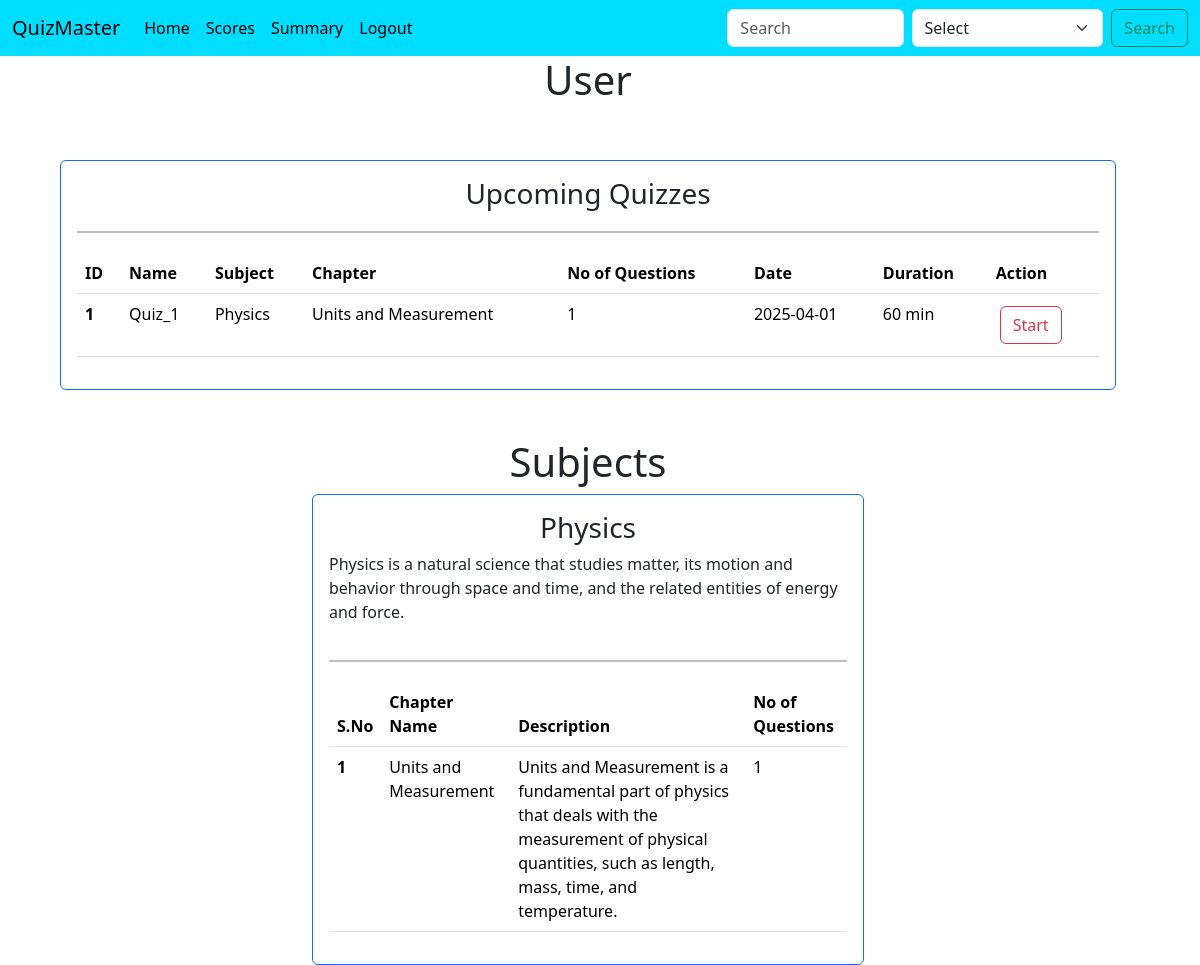
/ (signed in), run on an earlier commit of the app's database.
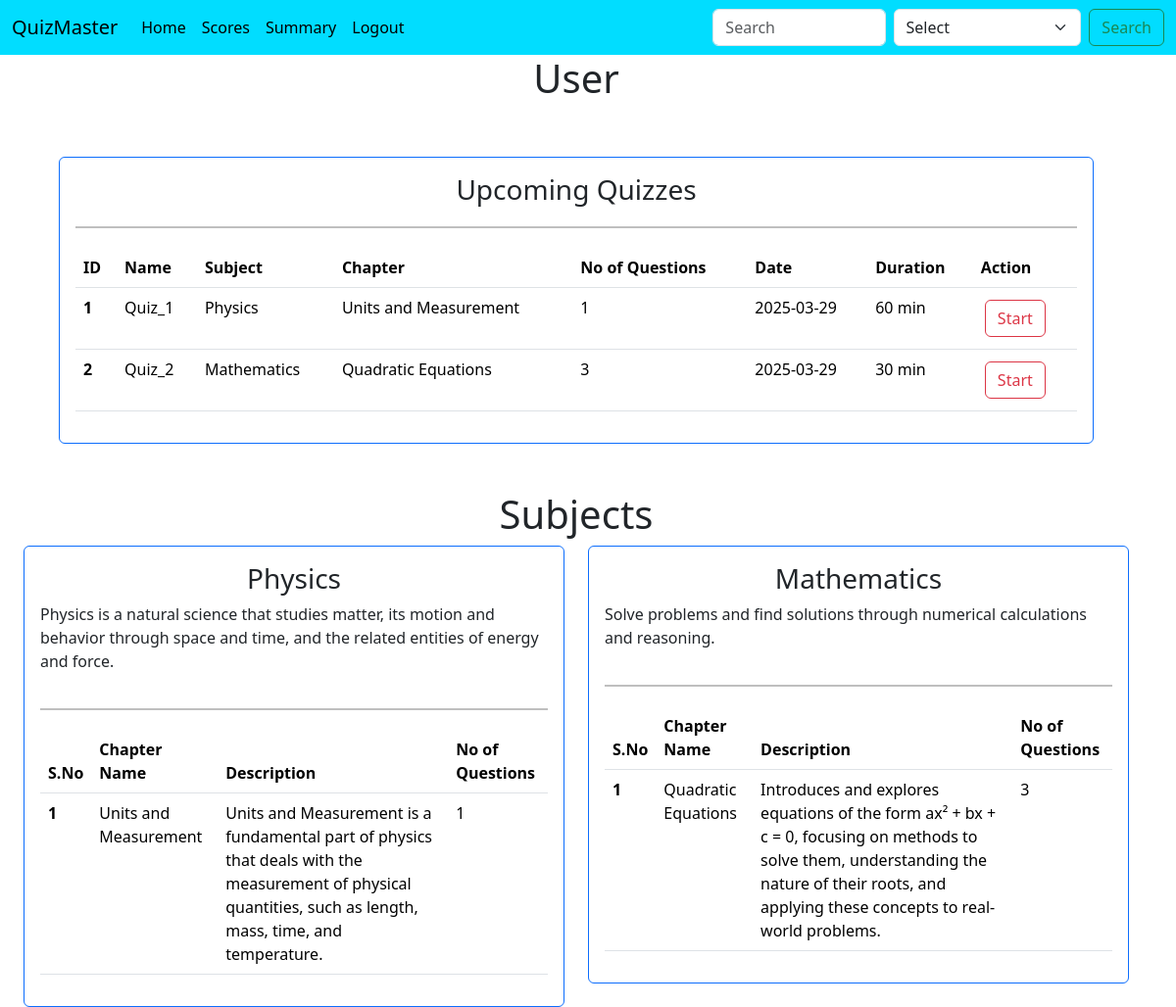
And on a later commit of the database.
### controllers/database.py (models this page shows, shortened)
class Quiz(db.Model):
    id = db.Column(db.Integer, primary_key=True, autoincrement=True)
    name = db.Column(db.String(100), nullable=False)
    chapter_id = db.Column(db.Integer, db.ForeignKey('chapter.id'), nullable=False)
    date_of_quiz = db.Column(db.Date , nullable=False)
    duration = db.Column(db.Integer, nullable=False)
    remarks = db.Column(db.Text, nullable=True)
    questions = db.relationship('Question', backref='quiz', lazy=True, cascade="all, delete-orphan")
    results = db.relationship('Result', backref='quiz', lazy=True, cascade="all, delete-orphan")

class Subject(db.Model):
    id = db.Column(db.Integer, primary_key=True , autoincrement=True)
    name = db.Column(db.String(100), nullable=False)
    description = db.Column(db.Text, nullable=True)
    chapters = db.relationship('Chapter', backref='subject', lazy=True, cascade="all, delete-orphan")

class Chapter(db.Model):
    id = db.Column(db.Integer, primary_key=True, autoincrement=True)
    name = db.Column(db.String(100), nullable=False)
    subject_id = db.Column(db.Integer, db.ForeignKey('subject.id'), nullable=False)
    description = db.Column(db.Text, nullable=True)
    quizzes = db.relationship('Quiz', backref='chapter', lazy=True, cascade="all, delete-orphan")

### controllers/routes.py (the view)
@app.route("/")
def home():
    subjects = Subject.query.all()
    chapters = Chapter.query.all()
    quizzes = Quiz.query.all()
    return render_template("home.html", subjects = subjects, chapters = chapters, quizzes = quizzes)

### controllers/edit_routes.py (called while the page is built)
def no_of_questions(chapter_id):
    chapter = Chapter.query.filter_by(id = chapter_id).first()
    no_of_questions = sum([len(quiz.questions) for quiz in chapter.quizzes])
    return no_of_questions

def quiz_questions(quiz_id):
    quiz = Quiz.query.filter_by(id = quiz_id).first()
    no_of_questions = len(quiz.questions)
    return no_of_questions

### templates/home.html (shortened to what this page needs)
{% extends 'base.html' %}
{% block body %}
<div class = 'container-fluid row justify-content-center'>
    {% if not session.get('user_email',None) %}
        <h1>Login/Register</h1>
    {% else %}
        {% if session.get('user_role', None) == 'admin' %}
            {% include 'admindashboard.html' %}
        {% else %}
            {% include 'userdashboard.html' %}
        {% endif %}
    {% endif %}
</div>
{% endblock body %}

### templates/userdashboard.html
<h1 class="text-center">User</h1>
<div>
    <div class="card border-primary m-5">
        <div class="card-body">
            <h3 class="text-center">Upcoming Quizzes </h3>
            <hr style="border: 1px solid #000; width: 100%; margin: 20px auto;">
            <table class="table table-hover">
                <thead>
                <tr>
                    <th scope="col">ID</th>
                    <th scope="col">Name</th>
                    <th scope="col">Subject</th>
                    <th scope="col">Chapter</th>
                    <th scope="col">No of Questions</th>
                    <th scope="col">Date</th>
                    <th scope="col">Duration</th>
                    <th scope="col">Action</th>
                </tr>
                </thead>
                <tbody>
                {% for quiz in quizzes %}
                    <tr>
                        <th scope="row">{{quiz.id}} </th>
                        <td>{{quiz.name}}</td>
                        <td>{{quiz.chapter.subject.name}}</td>
                        <td>{{quiz.chapter.name}}</td>
                        <td>{{quiz_questions(quiz.id)}}</td>
                        <td>{{quiz.date_of_quiz}}</td>
                        <td>{{quiz.duration}} min</td>
                        <td>
                            <a class="btn btn-outline-danger m-1" href="{{url_for('attempt_quiz', quiz_id = quiz.id)}}" role="Delete">Start</a>
                        </td>
                    </tr>
                {% endfor %}
                </tbody>
            </table>
        </div>
    </div>
</div>
<h1 class="text-center">Subjects</h1>
<div class="container-fluid row justify-content-center">
    {% for sub in subjects %}
        <div class="col-12 col-sm-12 col-md-6 col-lg-6">
            <div class="card border-primary">
                <div class="card-body">
                    <h3 class="text-center">{{sub.name}} </h3>
                    <div class="d-flex align-items-center">
                        <p>{{sub.description}}</p>
                    </div>
                    <hr style="border: 1px solid #000; width: 100%; margin: 20px auto;">
                    <table class="table table-hover">
                        <thead>
                        <tr>
                            <th scope="col">S.No</th>
                            <th scope="col">Chapter Name</th>
                            <th scope="col">Description</th>
                            <th scope="col">No of Questions</th>
                        </tr>
                        </thead>
                        <tbody>
                        {% for chap in chapters if chap.subject_id == sub.id %}
                            <tr>
                                <th scope="row">{{loop.index}} </th>
                                <td>{{chap.name}}</td>
                                <td>{{chap.description}}</td>
                                <td>{{ no_of_questions(chap.id) }}</td>
                            </tr>
                        {% endfor %}
                        </tbody>
                    </table>
                </div>
            </div>
        </div>
    {% endfor %}
</div>

What changed in the data, as far as the page shows it:
changed Quiz "Quiz_1": date_of_quiz "2025-04-01" → "2025-03-29"
added Quiz: id "2", name "Quiz_2", chapter.subject.name "Mathematics", chapter.name "Quadratic Equations", quiz_questions "3", date_of_quiz "2025-03-29", duration "30"
added Subject: name "Mathematics", description "Solve problems and find solutions through numerical calculations and reasoning."
added Chapter: name "Quadratic Equations", description "Introduces and explores equations of the form ax² + bx + c = 0, focusing on methods to solve them, understanding the nature of their roots, and applying these concepts to real-world problems.", no_of_questions "3", shown under "Mathematics"
